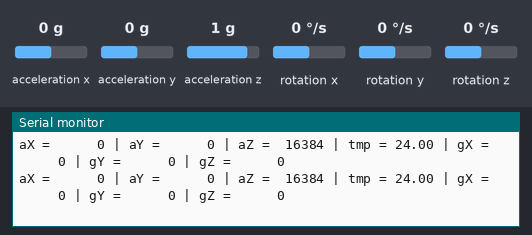
The sketch below on a simulated Arduino Uno, built with avr-gcc and run on an emulated ATmega328P. Parts: the last lines printed to the serial monitor. Wiring (inferred from the names in the program): MPU-6050 motion sensor at I2C address 0x68. The test bench sets the inputs (shaded band); at power-on: acceleration x 0 g, acceleration y 0 g, acceleration z 1 g, rotation x 0 °/s, rotation y 0 °/s, rotation z 0 °/s.

Above: at 1.8 s.
1.9 s: acceleration x set to -1.4 g
At 2.7 s:
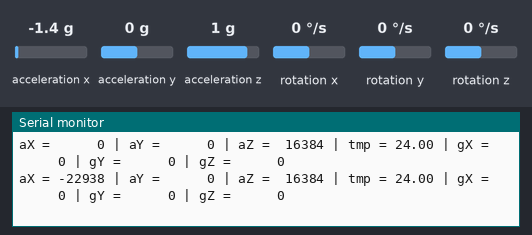
4.6 s: acceleration y set to -1.4 g
At 6.1 s:
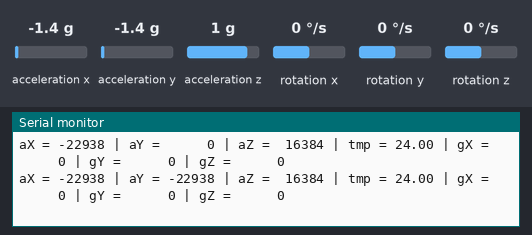
7.7 s: acceleration z set to -1.4 g
At 9.2 s:
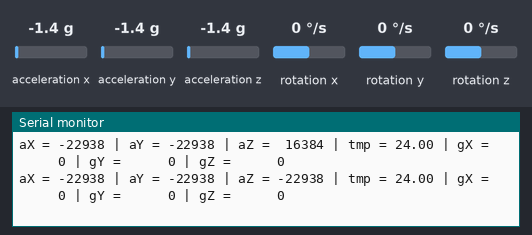
10.9 s: rotation x set to -192 °/s
At 12.2 s:
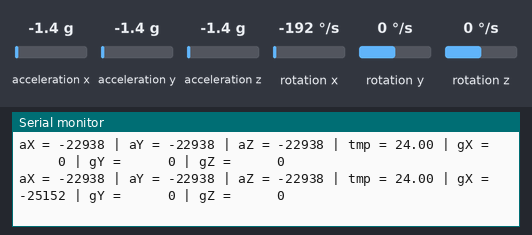
14.0 s: rotation y set to -192 °/s
At 15.5 s:
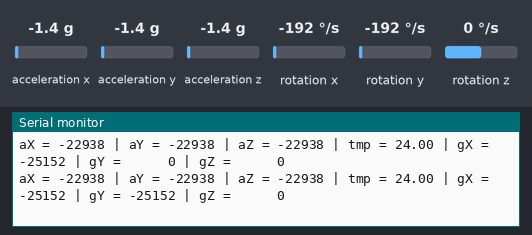
17.1 s: rotation z set to -192 °/s
At 18.6 s:
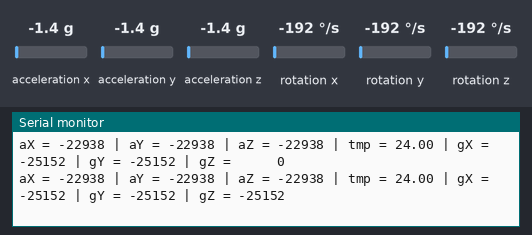

Measured:
- after the input at 1.9 s, the serial monitor: prints a new line after 0.20 s (image 1)
- after the input at 4.6 s, the serial monitor: prints a new line after 0.63 s (image 2)
- after the input at 7.7 s, the serial monitor: prints a new line after 0.66 s (image 3)
- after the input at 10.9 s, the serial monitor: prints a new line after 0.60 s (image 4)
- after the input at 14.0 s, the serial monitor: prints a new line after 0.63 s (image 5)
- after the input at 17.1 s, the serial monitor: prints a new line after 0.66 s (image 6)

The sketch:

Gyro_transmitter_final.ino
```cpp
#include "Wire.h" // This library allows you to communicate with I2C devices.


const int MPU_ADDR = 0x68; // I2C address of the MPU-6050. If AD0 pin is set to HIGH, the I2C address will be 0x69.


int16_t accelerometer_x, accelerometer_y, accelerometer_z; // variables for accelerometer raw data
int16_t gyro_x, gyro_y, gyro_z; // variables for gyro raw data
int16_t temperature; // variables for temperature data
char tmp_str[7]; // temporary variable used in convert function


char* convert_int16_to_str(int16_t i) { // converts int16 to string. Moreover, resulting strings will have the same length in the debug monitor.
  sprintf(tmp_str, "%6d", i);
  return tmp_str;
}

#include <SPI.h>
#include <nRF24L01.h>
#include <RF24.h>
RF24 radio(9, 10); // CE, CSN
const byte address[6] = "00001";


struct package{
  float accelerometer_x;
  float accelerometer_y;
  float accelerometer_z;
  float gyro_x;
  float gyro_y;
  float gyro_z;
};
typedef struct package Package;
Package data;


void setup() {
  Serial.begin(9600);
  Wire.begin();
  Wire.beginTransmission(MPU_ADDR); // Begins a transmission to the I2C slave (GY-521 board)
  Wire.write(0x6B); // PWR_MGMT_1 register
  Wire.write(0); // set to zero (wakes up the MPU-6050)
  Wire.endTransmission(true);
}


void loop() {
  Wire.beginTransmission(MPU_ADDR);
  Wire.write(0x3B); // starting with register 0x3B (ACCEL_XOUT_H) [MPU-6000 and MPU-6050 Register Map and Descriptions Revision 4.2, p.40]
  Wire.endTransmission(false); // the parameter indicates that the Arduino will send a restart. As a result, the connection is kept active.
  Wire.requestFrom(MPU_ADDR, 7*2, true); // request a total of 7*2=14 registers

  // "Wire.read()<<8 | Wire.read();" means two registers are read and stored in the same variable
  accelerometer_x = Wire.read()<<8 | Wire.read(); // reading registers: 0x3B (ACCEL_XOUT_H) and 0x3C (ACCEL_XOUT_L)
  accelerometer_y = Wire.read()<<8 | Wire.read(); // reading registers: 0x3D (ACCEL_YOUT_H) and 0x3E (ACCEL_YOUT_L)
  accelerometer_z = Wire.read()<<8 | Wire.read(); // reading registers: 0x3F (ACCEL_ZOUT_H) and 0x40 (ACCEL_ZOUT_L)
  temperature = Wire.read()<<8 | Wire.read(); // reading registers: 0x41 (TEMP_OUT_H) and 0x42 (TEMP_OUT_L)
  gyro_x = Wire.read()<<8 | Wire.read(); // reading registers: 0x43 (GYRO_XOUT_H) and 0x44 (GYRO_XOUT_L)
  gyro_y = Wire.read()<<8 | Wire.read(); // reading registers: 0x45 (GYRO_YOUT_H) and 0x46 (GYRO_YOUT_L)
  gyro_z = Wire.read()<<8 | Wire.read(); // reading registers: 0x47 (GYRO_ZOUT_H) and 0x48 (GYRO_ZOUT_L)

  //sending data through transmmitter

  radio.write(&accelerometer_x, sizeof(accelerometer_x));

  radio.write(&accelerometer_y, sizeof(accelerometer_y));

  radio.write(&accelerometer_z, sizeof(accelerometer_z));

  radio.write(&gyro_x, sizeof(gyro_x));

  radio.write(&gyro_y, sizeof(gyro_y));

  radio.write(&gyro_z, sizeof(gyro_z));


  // print out data
  Serial.print("aX = "); Serial.print(convert_int16_to_str(accelerometer_x));
  Serial.print(" | aY = "); Serial.print(convert_int16_to_str(accelerometer_y));
  Serial.print(" | aZ = "); Serial.print(convert_int16_to_str(accelerometer_z));
  // the following equation was taken from the documentation [MPU-6000/MPU-6050 Register Map and Description, p.30]
  Serial.print(" | tmp = "); Serial.print(temperature/340.00+36.53);
  Serial.print(" | gX = "); Serial.print(convert_int16_to_str(gyro_x));
  Serial.print(" | gY = "); Serial.print(convert_int16_to_str(gyro_y));
  Serial.print(" | gZ = "); Serial.print(convert_int16_to_str(gyro_z));
  Serial.println();

  // delay
  delay(1000);
}
```
